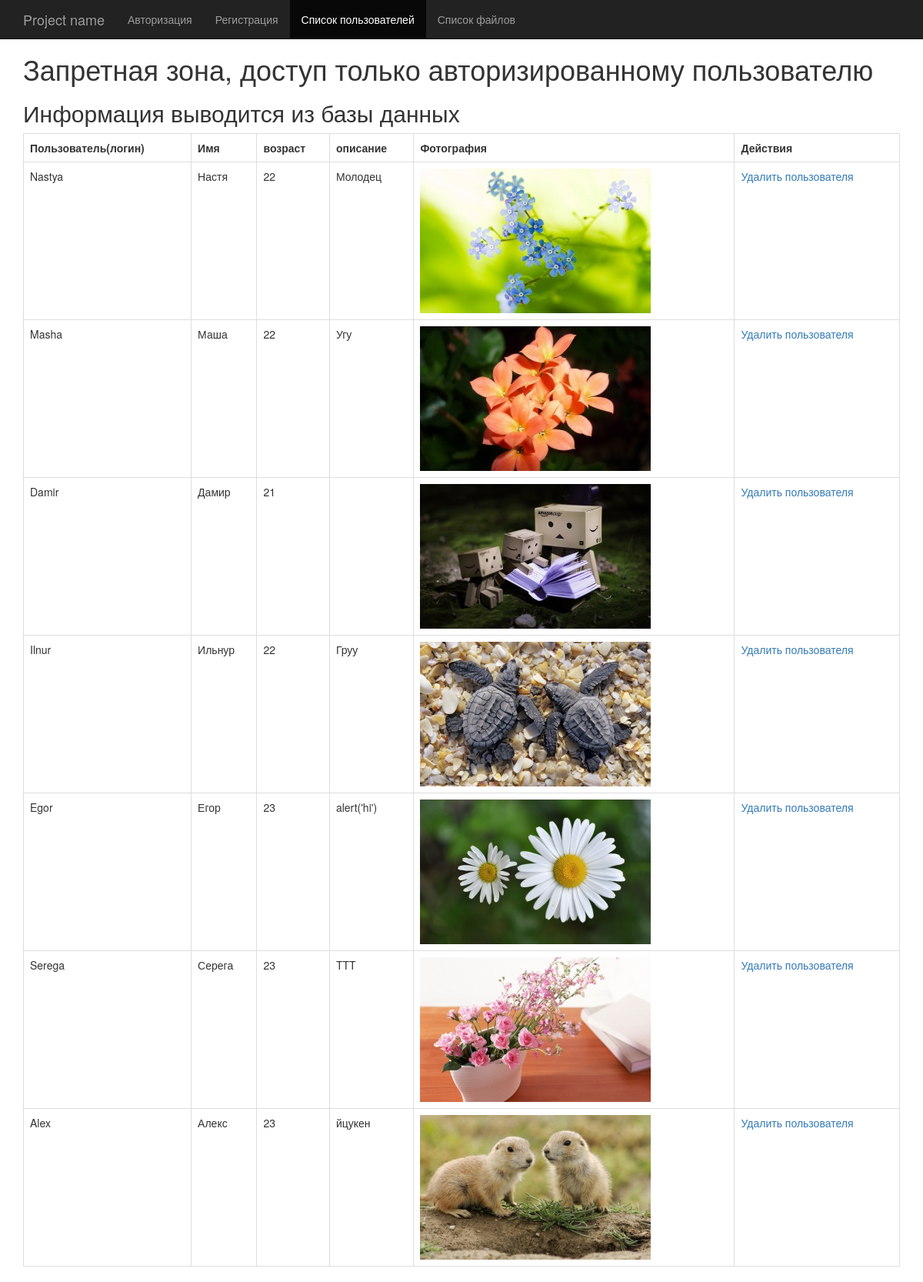
The page /starter_homework_4/list.php?action=Sasha (signed in) on the database its author committed.
### tables this page shows
CREATE TABLE `users` (
  `id` int(11) NOT NULL,
  `login` varchar(50) NOT NULL,
  `password` varchar(255) NOT NULL,
  `name` tinytext NOT NULL,
  `age` int(11) DEFAULT NULL,
  `description` text,
  `photo` text
);

### starter_homework_4/list_.php (the view)
<?php
require_once 'starter_db.php';
$list = $pdo->prepare("SELECT login, name, age, description, photo FROM users");
$list->execute();
$array_list = $list->fetchAll(PDO::FETCH_ASSOC);
$table_new_list = '';
$action = $_GET['action'];
foreach ($array_list as $mas) {
    switch ($action) {
        case "{$mas['login']}":
            $delete = $pdo->prepare("DELETE FROM users WHERE login=:login");
            $delete->execute([':login' => $mas['login']]);
            break;
        default:
            $table = "<tr><td>{$mas['login']}</td>
                <td>{$mas['name']}</td>
                <td>{$mas['age']}</td>
                <td>{$mas['description']}</td>
                <td><img src='{$mas['photo']}' alt=''></td>
                <td><a href='?action={$mas['login']}'>Удалить пользователя</a></td>
                </tr>";
            $table_new_list .= $table;
            break;
    }
}

### starter_homework_4/list.php (shortened to what this page needs)
<!DOCTYPE html>
<html lang="en">
  <head>
    <link href="css/bootstrap.min.css" rel="stylesheet">
    <link href="starter-template.css" rel="stylesheet">
  </head>
  <body>
    <nav class="navbar navbar-inverse navbar-fixed-top">
      <div class="container">
        <div class="navbar-header">
          <a class="navbar-brand" href="#">Project name</a>
        </div>
        <div id="navbar" class="collapse navbar-collapse">
          <ul class="nav navbar-nav">
            <li><a href="index.php">Авторизация</a></li>
            <li><a href="reg.php">Регистрация</a></li>
            <li class="active"><a href="list.php">Список пользователей</a></li>
            <li><a href="filelist.php">Список файлов</a></li>
          </ul>
        </div>
      </div>
    </nav>
    <div class="container">
    <h1>Запретная зона, доступ только авторизированному пользователю</h1>
      <h2>Информация выводится из базы данных</h2>
      <table class='table table-bordered'>
      <tr>
        <th>Пользователь(логин)</th>
        <th>Имя</th>
        <th>возраст</th>
        <th>описание</th>
        <th>Фотография</th>
        <th>Действия</th>
      </tr>
          <?php
          if (!empty($_SESSION['user'])) {
              require_once 'list_.php';
              foreach ($array_list as $mas) {
                  if ($mas['login']==$_SESSION['user']) {
                      if (isset($table_new_list)) {
                          echo $table_new_list;
                      }
                  }
              }
          }
          ?>
    </table>
    </div>
  </body>
</html>

### starter_homework_4/starter-template.css (style rules this page uses)
body { padding-top: 50px; }

### rows shown on the page
users: users.photo (picture)
users: login "Nastya", name "Настя", age "22", description "Молодец"
users: login "Masha", name "Маша", age "22", description "Угу"
users: login "Damir", name "Дамир", age "21"
users: login "Ilnur", name "Ильнур", age "22", description "Груу"
users: login "Egor", name "Егор", age "23", description "alert('hi')"
users: login "Serega", name "Серега", age "23", description "TTT"
users: login "Alex", name "Алекс", age "23", description "йцукен"
